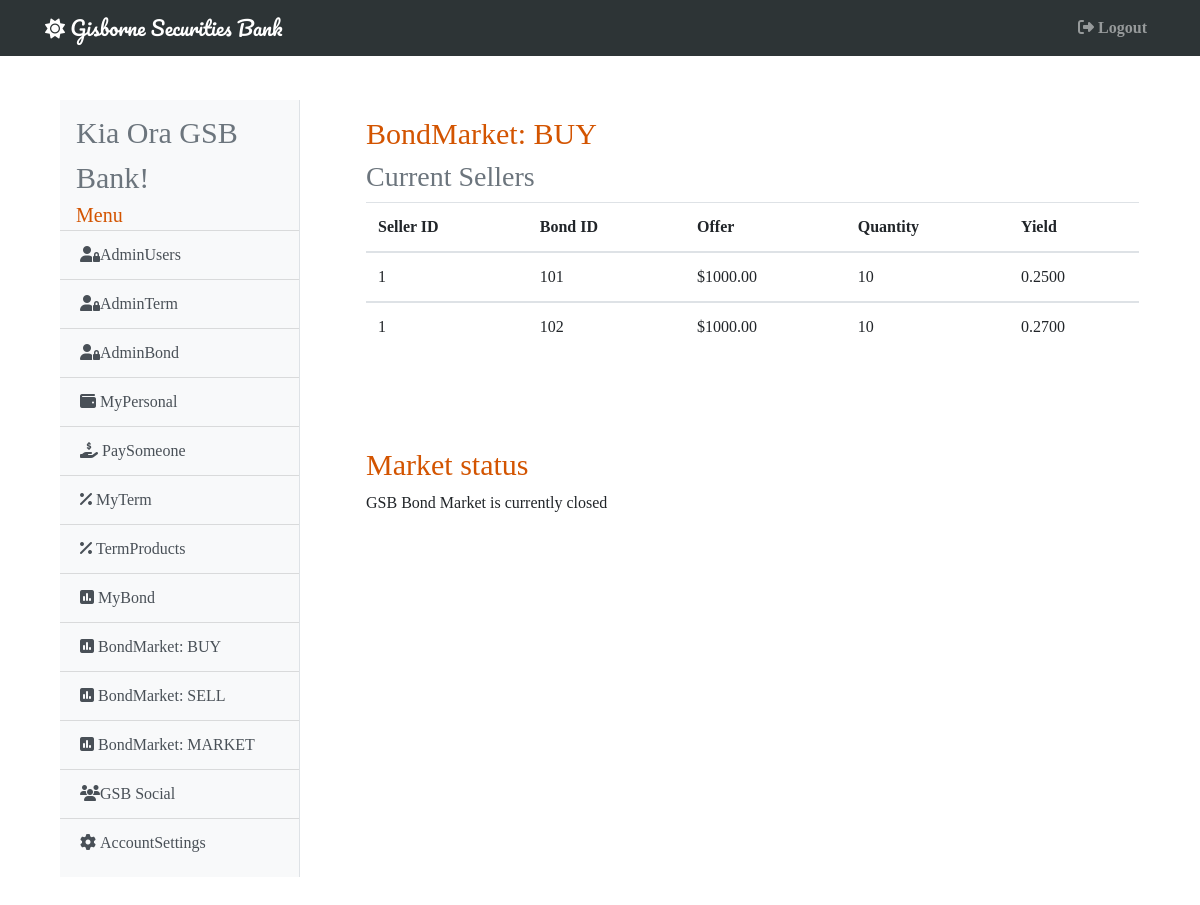
Page /buybond (signed in) on the committed database.
### gsb/models.py (models this page shows, shortened)
class User(db.Model, UserMixin):
    id = db.Column(db.Integer, primary_key=True)
    username = db.Column(db.String(20), unique=True, nullable=False)
    email = db.Column(db.String(120), unique=True, nullable=False)
    password = db.Column(db.String(60), nullable=False)
    account = db.Column(db.BigInteger, unique=True, nullable=False)
    cash = db.Column(db.Numeric(20, 2), nullable=False)
    admin =  db.Column(db.Boolean, default=False, nullable=False)
    active =  db.Column(db.Boolean, default=False, nullable=False)
    market =  db.Column(db.Boolean, default=False, nullable=False)
    image = db.Column(db.Integer, default=1, nullable=False)
    inbox = db.Column(db.Integer, default=0, nullable=False)
    term = db.Column(db.Numeric(20, 2), nullable=False)
    bond = db.Column(db.Numeric(20, 2), nullable=False)
    total = db.Column(db.Numeric(20, 2), nullable=False)
    terms = db.relationship('Term', secondary="terms")
    bonds = db.relationship('Bond', secondary="bonds")
    buys = db.relationship('Bond', secondary="buys")
    sells = db.relationship('Bond', secondary="sells")
    receives = db.relationship('Receives', lazy='dynamic', backref='receiver')
    sends = db.relationship('Sends', lazy='dynamic', backref='sender')
    posts = db.relationship('Statuses', lazy='dynamic', backref='poster')
    messages = db.relationship('Messages', lazy='dynamic', backref='messager')

class Sells(db.Model):
    __tablename__ = 'sells'
    __table_args__ = {'extend_existing': True}
    user_id = db.Column(db.Integer, db.ForeignKey('user.id'), primary_key=True)
    bond_id = db.Column(db.Integer, db.ForeignKey('bond.id'), primary_key=True)
    quantity = db.Column(db.Integer, nullable=False)
    offer = db.Column(db.Numeric(6, 2), nullable=False)
    rate = db.Column(db.Numeric(4, 2), nullable=True)
    yd = db.Column(db.Numeric(4, 4), nullable=False)
    seller = db.relationship("User", backref="seller")
    bond = db.relationship("Bond", backref="bond_sell")

### gsb/bond/routes.py (the view, shortened to what this page needs)
@bond.route('/buybond', methods=['GET', 'POST'])
@login_required
def buy_bond():
    form = BuyBond()
    sells = Sells.query.order_by(Sells.quantity.desc()).all()
    return render_template('bonds/buy_bond.html', title='BuyBond', form=form, sells=sells)

### gsb/models.py (called while the page is built)
@login_manager.user_loader
def load_user(user_id):
    return User.query.get(int(user_id))

### gsb/templates/bonds/buy_bond.html (shortened to what this page needs)
{% extends 'base.html' %}
{% block content %}
    <div class="card-body shadow-lg p-3 mb-5 bg-white rounded" style="max-height: 500px; overflow: scroll;">
        <h1 style="font-size: 30px; color: #d35400;">BondMarket: BUY</h1>
        <h3 class="text-muted">Current Sellers</h3>
        <table class="table">
            <thead>
                <tr>
                    <th scope="col">Seller ID</th>
                    <th scope="col">Bond ID</th>
                    <th scope="col">Offer</th>
                    <th scope="col">Quantity</th>
                    <th scope="col">Yield</th>
                </tr>
                {% for sell in sells %}
            </thead>
            <tbody>
                <tr>
                    <td scope="row">{{ sell.user_id }}</td>
                    <td>{{ 100+sell.bond_id }}</td>
                    <td>${{ sell.offer }}</td>
                    <td>{{ sell.quantity }}</td>
                    <td>{{ sell.yd }}</td>
                </tr>
                {% endfor %}
            </tbody>
        </table>
    </div>
    {% if current_user.market == False %}
      <div class="card-body shadow-lg p-3 mb-5 bg-white rounded">
        <h1 style="font-size: 30px; color: #d35400;">Market status</h1>
        <p>GSB Bond Market is currently closed</p>
      </div>
    {% endif %}
{% endblock %}

### gsb/templates/base.html (shortened to what this page needs)
<!DOCTYPE html>
<html>
<head>
    <link rel="stylesheet" href="https://maxcdn.bootstrapcdn.com/bootstrap/4.0.0/css/bootstrap.min.css">
</head>
{% if current_user.image == 1 %}
  <body style="background-image: url('https://upload.wikimedia.org/wikipedia/commons/4/4f/Gisborne_NZ_Sunrise_Waikanae_Beach.jpg');
              background-size: cover; font-family: 'Noto+Serif+SC', 'sans-serif';">
{% elif current_user.image == 2 %}
  <body style="background-image: url('https://upload.wikimedia.org/wikipedia/commons/f/fc/Gladstone_Road_in_Gisborne_02.jpg');
              background-size: cover; font-family: 'Noto+Serif+SC', 'sans-serif';">
{% elif current_user.image == 3 %}
  <body style="background-image: url('https://upload.wikimedia.org/wikipedia/commons/c/cb/Railway_Bridge_over_Turanganui_River%2C_Gisborne.jpg');
              background-size: cover; font-family: 'Noto+Serif+SC', 'sans-serif';">
{% endif %}
  <header class="site-header">
    {% if current_user.admin == True %}
      <nav class="navbar navbar-expand-md navbar-dark bg-steel fixed-top" style="max-width: vw100; background-color: #2d3436;">
    {% else %}
      <nav class="navbar navbar-expand-md navbar-dark bg-steel fixed-top" style="max-width: vw100; background-color: #d35400;">
    {% endif %}
      <div class="container">
        <a class="navbar-brand" style="font-family: 'Pacifico', 'sans-serif';" href="/"><i class="fas fa-sun"></i> Gisborne Securities Bank</a>
          <div class="navbar-nav">
            <a class="nav-item nav-link" href="{{ url_for('main.logout') }}"><b><i class="fas fa-sign-out-alt mr-1"></i>Logout</b></a>
          </div>
        </div>
    </nav>
  </header>
    <main role="main" class="container">
      <div class="row">
        <div class="col-md-3" style="padding-top: 100px; padding-left: 30px; padding-bottom: 30px;">
          <div class="bg-light border-right" id="sidebar-wrapper" style="padding-block: 10px;">
            <div class="sidebar-heading ml-3 text-muted" style="font-size: 30px;">Kia Ora {{ current_user.username }}!</div>
            <div class="sidebar-heading ml-3" style="font-size: 20px; color: #d35400;">Menu</div>
            <div class="list-group list-group-flush">
            {% if current_user.admin == True %}
              <a href="{{ url_for('admin.admin_users') }}" class="list-group-item list-group-item-action bg-light"><i class="fas fa-user-lock"></i>AdminUsers</a>
              <a href="{{ url_for('admin.admin_term') }}" class="list-group-item list-group-item-action bg-light"><i class="fas fa-user-lock"></i>AdminTerm</a>
              <a href="{{ url_for('admin.admin_bond') }}" class="list-group-item list-group-item-action bg-light"><i class="fas fa-user-lock"></i>AdminBond</a>
            {% endif %}
              <a href="{{ url_for('main.my_personal') }}" class="list-group-item list-group-item-action bg-light"><i class="fas fa-wallet mr-1"></i>MyPersonal</a>
              <a href="{{ url_for('main.pay_someone') }}" class="list-group-item list-group-item-action bg-light"><i class="fas fa-hand-holding-usd mr-1"></i>PaySomeone</a>
              <a href="{{ url_for('term.my_term')}}" class="list-group-item list-group-item-action bg-light"><i class="fas fa-percent mr-1"></i>MyTerm</a>
              <a href="{{ url_for('term.term_products') }}" class="list-group-item list-group-item-action bg-light"><i class="fas fa-percent mr-1"></i>TermProducts</a>
              <a href="{{ url_for('bond.my_bond') }}" class="list-group-item list-group-item-action bg-light"><i class="fas fa-poll mr-1"></i>MyBond</a>
              <a href="{{ url_for('bond.buy_bond') }}" class="list-group-item list-group-item-action bg-light"><i class="fas fa-poll mr-1"></i>BondMarket: BUY</a>
              <a href="{{ url_for('bond.sell_bond') }}" class="list-group-item list-group-item-action bg-light"><i class="fas fa-poll mr-1"></i>BondMarket: SELL</a>
              <a href="{{ url_for('bond.bond_market') }}" class="list-group-item list-group-item-action bg-light"><i class="fas fa-poll mr-1"></i>BondMarket: MARKET</a>
              <a href="{{ url_for('main.gsb_social')}}" class="list-group-item list-group-item-action bg-light"><i class="fas fa-users"></i>GSB Social</a>
              <a href="{{ url_for('main.account_settings') }}" class="list-group-item list-group-item-action bg-light"><i class="fas fa-cog mr-1"></i>AccountSettings</a>
            </div>
          </div>
        </div>
        <div class="col-md-9" style="padding-top: 100px; padding-left: 35px;">
          {% block content %}{% endblock %}
        </div>
        </div>
    </main>
</body>
</html>

### rows in the picture
User: username "GSB Bank"
Sells: user_id "1", 100+sell.bond_id "101", offer "1000.00", quantity "10", yd "0.2500"
Sells: user_id "1", 100+sell.bond_id "102", offer "1000.00", quantity "10", yd "0.2700"
